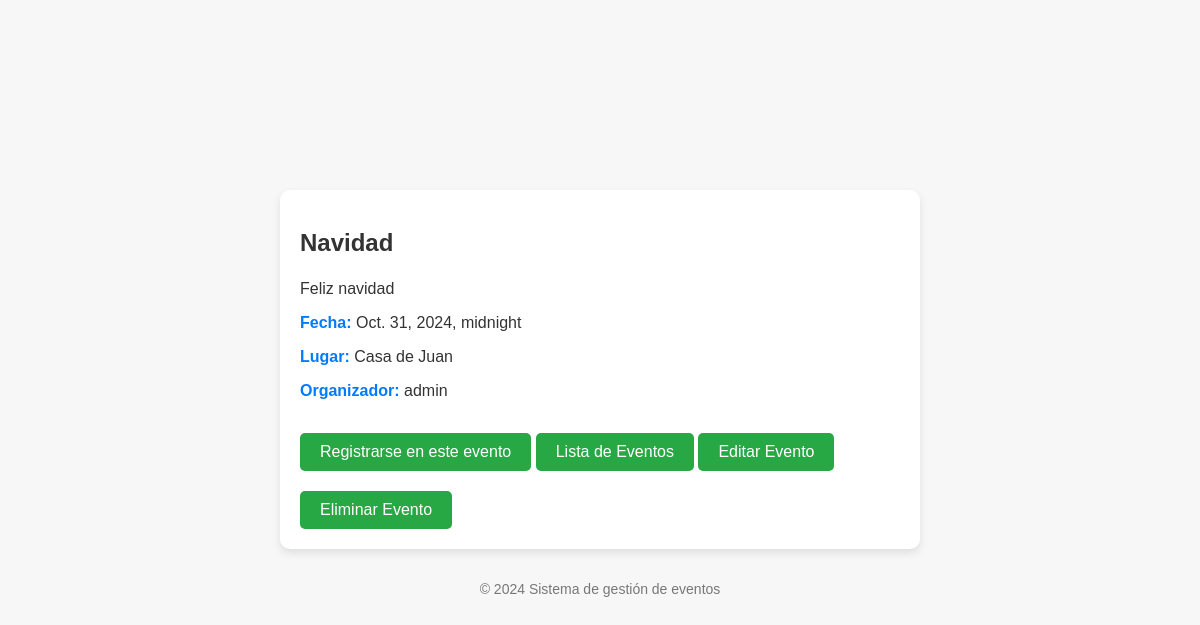
The page /eventos/4/ on the database as committed earlier.
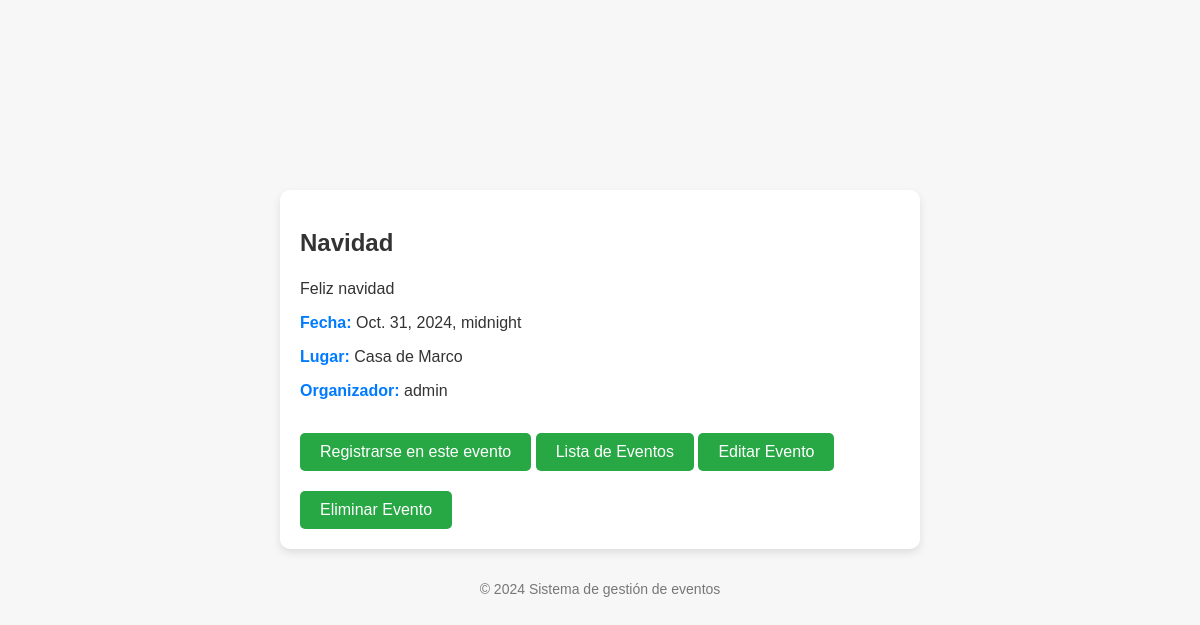
The same page on the database as committed later.
### eventos/models.py (models this page shows, shortened)
class Evento(models.Model):
    nombre = models.CharField(max_length=100)
    descripcion = models.TextField()
    fecha = models.DateTimeField()
    lugar = models.CharField(max_length=100)
    organizador = models.ForeignKey(User, on_delete=models.CASCADE, related_name='eventos_organizados')

### eventos/views.py (the view)
# urls.py: path('<int:evento_id>/', detalle_evento, name='detalle_evento'),
def detalle_evento(request, evento_id):
    evento = get_object_or_404(Evento, id=evento_id)
    return render(request, 'eventos/detalle_evento.html', {'evento': evento})

### eventos/templates/eventos/detalle_evento.html (shortened to what this page needs)
<!DOCTYPE html>
<html lang="es">
<head>
</head>
<body>
    <div class="evento-details">
        <h2>{{ evento.nombre }}</h2>
        <p>{{ evento.descripcion }}</p>
        <p><strong>Fecha:</strong> {{ evento.fecha }}</p>
        <p><strong>Lugar:</strong> {{ evento.lugar }}</p>
        <p><strong>Organizador:</strong> {{ evento.organizador.username }}</p>
        <a href="{% url 'registrar_evento' evento.id %}">Registrarse en este evento</a>
        <a href="{% url 'listar_eventos' %}" class="boton">Lista de Eventos</a>
        <a href="{% url 'editar_evento' evento.id %}">Editar Evento</a>
        <a href="{% url 'eliminar_evento' evento.id %}">Eliminar Evento</a>
    </div>
    <footer>
        <p>© 2024 Sistema de gestión de eventos</p>
    </footer>
</body>
</html>

### eventos/templates/eventos/detalle_evento.html (style rules this page uses)
body { font-family: 'Arial', sans-serif; background-color: #f7f7f7; color: #333; margin: 0; padding: 0; display: flex; justify-content: center; align-items: center; flex-direction: column; height: 100vh; padding: 20px; box-sizing: border-box; }
h2 { color: #333; margin-bottom: 20px; }
.evento-details { background-color: #fff; padding: 20px; border-radius: 10px; box-shadow: 0 4px 8px rgba(0, 0, 0, 0.1); width: 100%; max-width: 600px; text-align: left; }
p { margin: 10px 0; line-height: 1.5; }
strong { color: #007bff; }
a { display: inline-block; margin-top: 20px; padding: 10px 20px; background-color: #28a745; color: white; text-decoration: none; border-radius: 5px; transition: background-color 0.3s; }
footer { margin-top: 20px; text-align: center; width: 100%; }
footer p { color: #777; font-size: 14px; }

Rows that differ between the two databases and show on the page:
changed Evento "Navidad": lugar "Casa de Juan" → "Casa de Marco"
